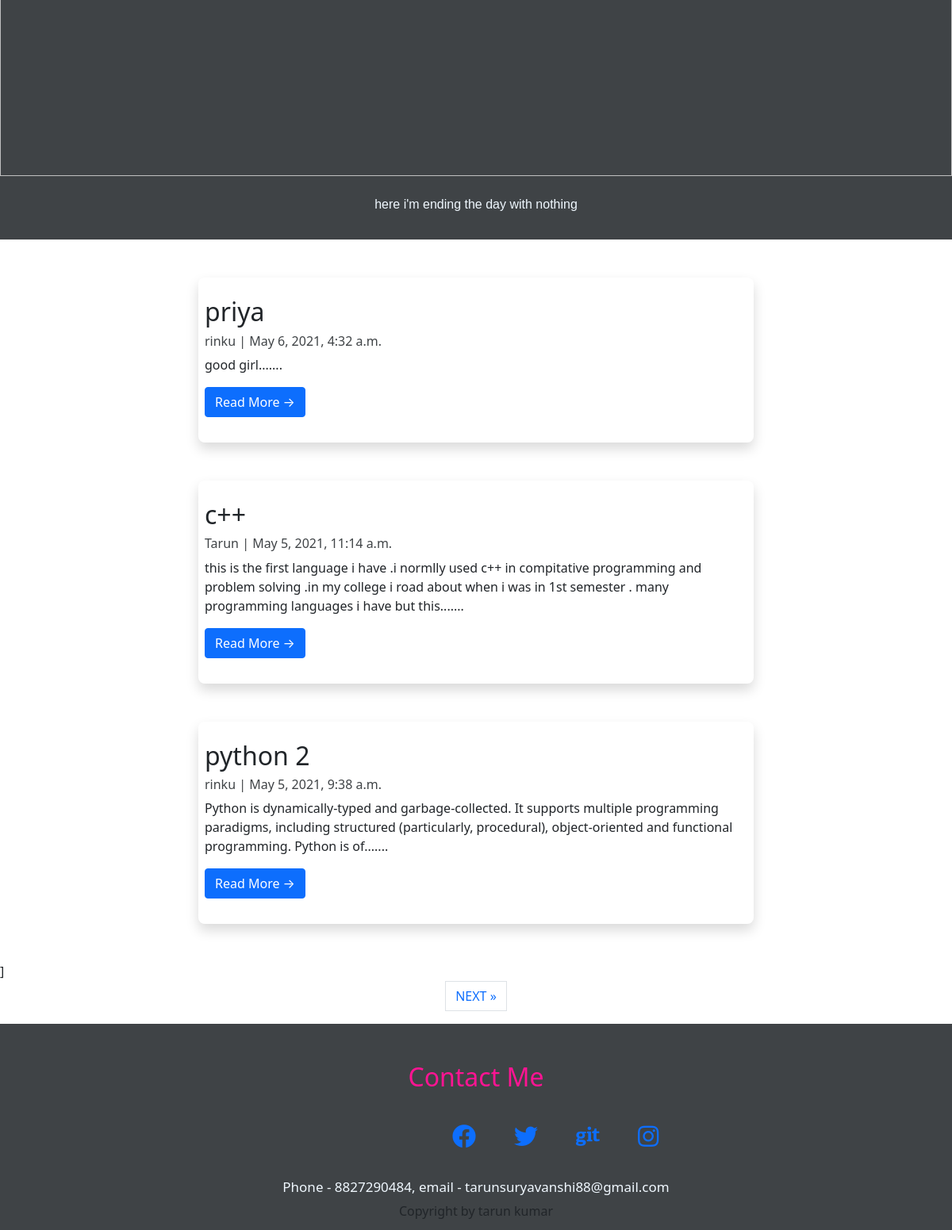
Before: / (lower part) with the older database file.
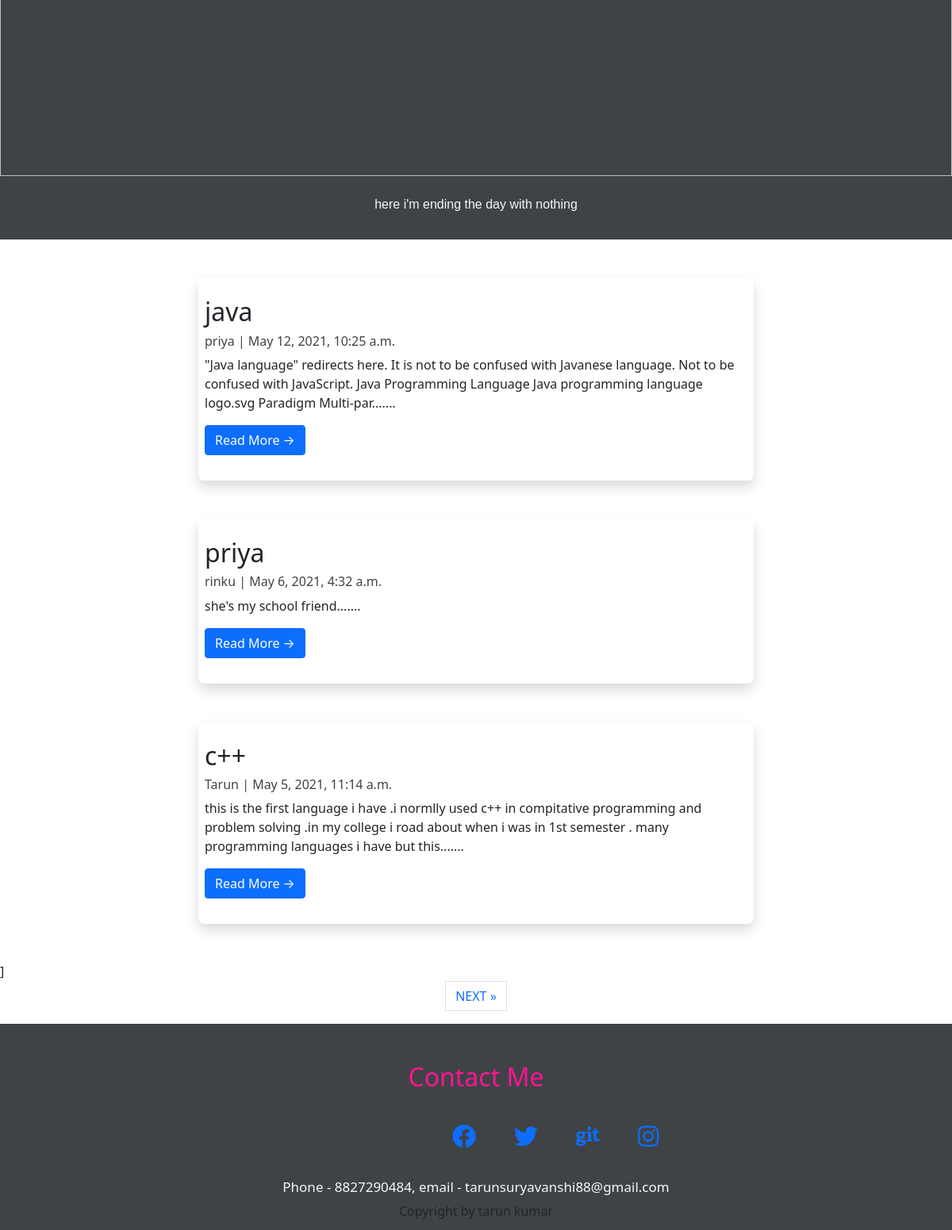
After: the same page with the newer database file.
### home/models.py (models this page shows, shortened)
class Post(models.Model):
    title = models.CharField( max_length=250,unique=True)
    slug = models.SlugField(max_length=200,unique=True)
    author = models.ForeignKey(User,on_delete = models.CASCADE, related_name='blog_posts')
    update_on = models.DateTimeField( auto_now=True)
    content = models.TextField()
    created_on = models.DateTimeField(auto_now_add=True)
    status = models.IntegerField(choices=STATUS,default=0)
    class Meta:
        ordering = ['-created_on']

### home/views.py (the view)
# urls.py: path('', views.PostList.as_view(), name='home'),
class PostList(generic.ListView):
    queryset = Post.objects.filter(status=1).order_by('-created_on')
    template_name = 'index.html'
    paginate_by = 3

### templates/index.html (shortened to what this page needs)
{% extends 'base.html' %} {% block content %}
<section id="home" class="my-info text-center container-fluid px-0 mx-0 py-3">
    <div class="">
        <img style="width: 100%; height: 760px;" src="https://images.unsplash.com/photo-1529465230221-a0d10e46fcbb?ixid=MnwxMjA3fDB8MHxwaG90by1wYWdlfHx8fGVufDB8fHx8&ixlib=rb-1.2.1&auto=format&fit=crop&w=1050&q=80" alt="">
    </div>
    <br>
    <p>here i'm ending the day with nothing</p>
</section>
<section class="blog " style="">
    {% for post in post_list %}
    <div class="container my-5 shadow p-2 ">
        <div class="row ">
            <div class=" left mt-3 mb-4 ">
                <h2>{{post.title}}</h2>
                <h6 style="color: #3f4346;">{{post.author}} | {{post.created_on}}</h6>
                <p>{{post.content|slice:":200 "}}.......</p>
                <a href="{% url 'post_detail' post.slug %} " class="btn btn-primary ">Read More &rarr;</a>
            </div>
        </div>
    </div>
    {% endfor %}
    {% if is_paginated %}
    <nav arial-lable="page navigation conatiner example"></nav>]
    <ul class="pagination justify-content-center">
         {% if page_obj.has_next %}
        <li><a href="?page={{ page_obj.next_page_number }}" class="page-link"> NEXT &raquo; </a></li>
        {% endif %}
    </ul>
    {% endif %}
</section>
{% endblock content %}

Changed rows visible on the page:
no longer on this page (row unchanged): Post: title "python 2", author "rinku", created_on "May 5, 2021, 9:38 a.m.", content "Python is dynamically-typed and garbage-collected. It supports multiple programming paradigms, including structured (particularly, procedural), object-oriented and functional programming. Python is of"
added Post: title "java", author "priya", created_on "May 12, 2021, 10:25 a.m.", content "\"Java language\" redirects here. It is not to be confused with Javanese language. Not to be confused with JavaScript. Java Programming Language Java programming language logo.svg Paradigm Multi-par"
changed Post "rinku": content "good girl" → "she's my school friend"
